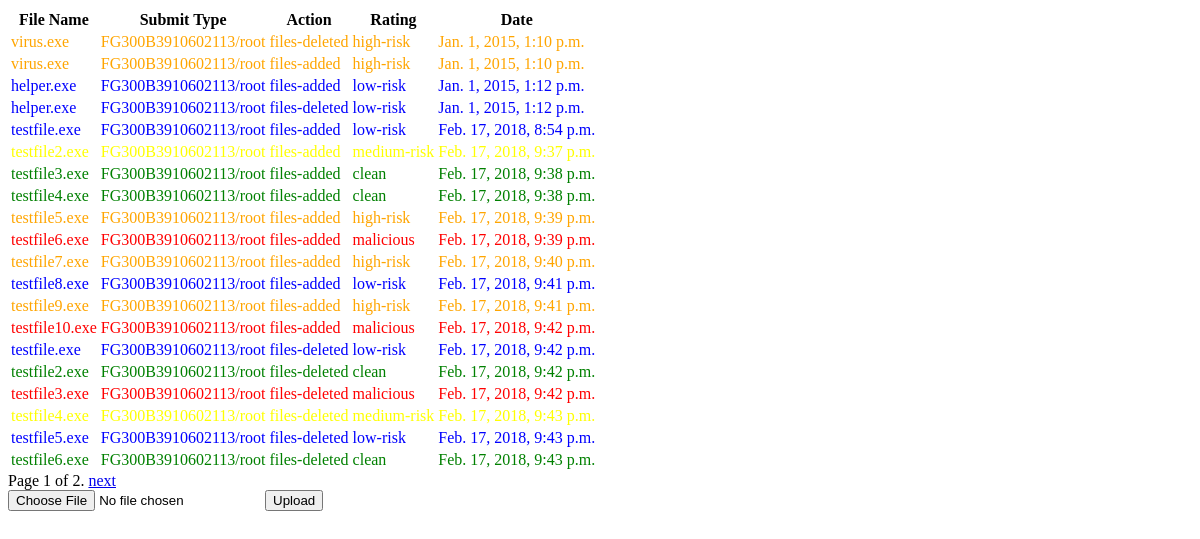
The app's page /threatapp/, older data.
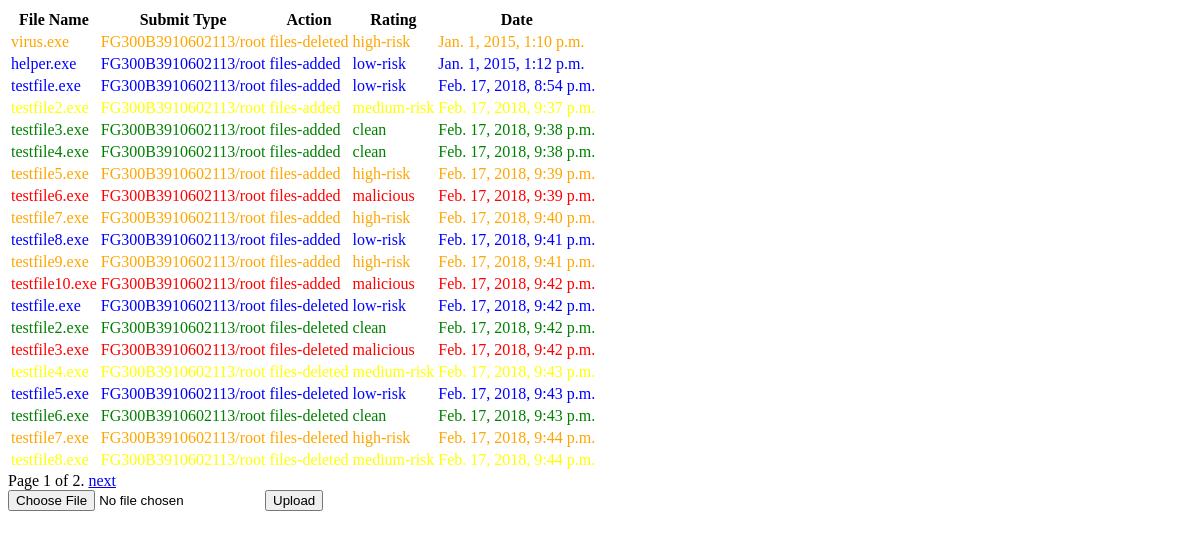
The same page, newer data.
### threatapp/models.py (models this page shows, shortened)
class Threat(models.Model):
    date = models.DateTimeField('record date')
    filename = models.CharField(max_length=128)
    action = models.CharField(max_length=128)
    submit_type = models.CharField(max_length=128)
    rating = models.CharField(max_length=128)

### threatapp/views.py (the view)
# urls.py: path('', views.IndexView.as_view(), name='index'),
class IndexView(generic.ListView):
    template_name = 'threatapp/index.html'
    context_object_name = 'threats_list'
    paginate_by = 20
    def get_queryset(self):
        return Threat.objects.order_by('date')

### threatapp/templates/threatapp/index.html (shortened to what this page needs)
{% load static %}
<link rel="stylesheet" type="text/css" href="{% static 'threatapp/style.css' %}" />
{% if threats_list %}
<table>
<thead>
    <tr>
        <th>File Name</th>
        <th>Submit Type</th>
        <th>Action</th>
        <th>Rating</th>
        <th>Date</th>
    </tr>
</thead>
<tbody>
    {% for threat in threats_list %}
    <tr class="{{ threat.rating }}">
        <td>{{ threat.filename }}</td>
        <td>{{ threat.submit_type }}</td>
        <td>{{ threat.action }}</td>
        <td>{{ threat.rating }}</td>
        <td>{{ threat.date }}</td>
    </tr>
    {% endfor %}
</tbody>
</table>
{% else %}
    <p>No threats are available.</p>
{% endif %}
{% block pagination %}
  {% if is_paginated %}
      <div class="pagination">
          <span class="page-links">
              <span class="page-current">
                  Page {{ page_obj.number }} of {{ page_obj.paginator.num_pages }}.
              </span>
              {% if page_obj.has_next %}
                  <a href="{{ request.path }}?page={{ page_obj.next_page_number }}">next</a>
              {% endif %}
          </span>
      </div>
  {% endif %}
{% endblock %}
<form action="{% url 'threatapp:uploadfile' %}" method="post" enctype="multipart/form-data">
<input id="threatfile" type="file" name="threatfile" accept="file_extension" data-url="{% url 'threatapp:uploadfile' %}" >
<button id="uploadfile" type="submit"/>Upload</button>
</form>

### threatapp/static/threatapp/style.css (style rules this page uses)
.clean { color:green; }
.malicious { color:red; }
.medium-risk { color:yellow; }
.low-risk { color:blue; }
.high-risk { color:orange; }

Row changes from the older to the newer data that the page shows:
removed Threat: filename "virus.exe", submit_type "FG300B3910602113/root", action "files-added", rating "high-risk", date "Jan. 1, 2015, 1:10 p.m."
removed Threat: filename "helper.exe", submit_type "FG300B3910602113/root", action "files-deleted", rating "low-risk", date "Jan. 1, 2015, 1:12 p.m."
now on this page (row unchanged): Threat: filename "testfile7.exe", submit_type "FG300B3910602113/root", action "files-deleted", rating "high-risk", date "Feb. 17, 2018, 9:44 p.m."
now on this page (row unchanged): Threat: filename "testfile8.exe", submit_type "FG300B3910602113/root", action "files-deleted", rating "medium-risk", date "Feb. 17, 2018, 9:44 p.m."
